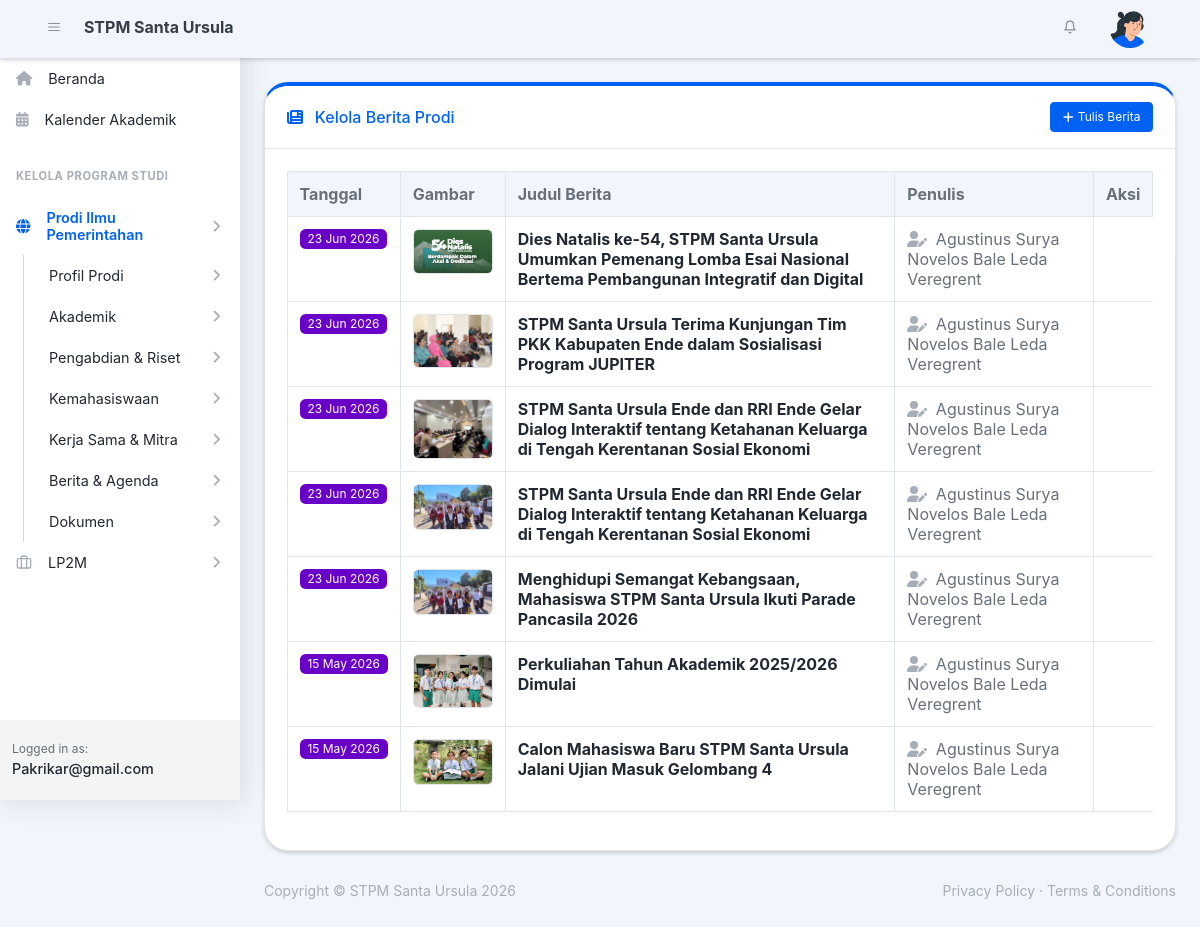
The page /index.php?module=prodi_pemerintahan&act=berita (signed in) on the database its author committed.
### tables this page shows
CREATE TABLE `prodi_berita` (
  `id` int(11) NOT NULL,
  `prodi` varchar(50) NOT NULL,
  `judul` varchar(255) NOT NULL,
  `konten` longtext NOT NULL,
  `unit_kategori` varchar(50) DEFAULT NULL,
  `penulis` varchar(100) NOT NULL,
  `tanggal_publikasi` date NOT NULL,
  `gambar_thumbnail` varchar(255) DEFAULT NULL,
  `status` enum('Publish','Draft') DEFAULT 'Publish',
  `updated_at` timestamp NOT NULL DEFAULT current_timestamp() ON UPDATE current_timestamp()
);

### modul/kelola_prodi/berita_data.php (the view, shortened to what this page needs)
<?php
$query = $koneksi->query("SELECT * FROM prodi_berita WHERE prodi = '$module_url' ORDER BY id DESC");
?>
<div class="container-xl px-4 mt-4">
    <div class="card shadow-sm border-top-lg border-top-primary">
        <div class="card-header bg-white d-flex justify-content-between align-items-center">
            <span class="fw-bold text-primary"><i class="fas fa-newspaper me-2"></i> Kelola Berita Prodi</span>
            <a href="index.php?module=<?= $module_url ?>&act=tambah_berita" class="btn btn-sm btn-primary">
                <i class="fas fa-plus me-1"></i> Tulis Berita
            </a>
        </div>
        <div class="card-body table-responsive">
            <table class="table table-bordered table-hover">
                <thead class="bg-light">
                    <tr>
                        <th width="12%">Tanggal</th>
                        <th>Gambar</th>
                        <th width="45%">Judul Berita</th>
                        <th>Penulis</th>
                        <th>Aksi</th>
                    </tr>
                </thead>
                <tbody>
                    <?php while($row = $query->fetch_assoc()): ?>
                    <tr>
                        <td><span class="badge bg-secondary"><?= date('d M Y', strtotime($row['tanggal_publikasi'])) ?></span></td>
                        <td>
                            <?php if(!empty($row['gambar_thumbnail'])): ?>
                                <img src="uploads/prodi/berita/<?= $row['gambar_thumbnail'] ?>" width="80" class="rounded border">
                            <?php else: ?>
                                <span class="small text-muted">No Image</span>
                            <?php endif; ?>
                        </td>
                        <td><strong class="text-dark"><?= htmlspecialchars($row['judul']) ?></strong></td>
                        <td><i class="fas fa-user-edit text-muted me-1"></i> <?= htmlspecialchars($row['penulis']) ?></td>
                    </tr>
                    <?php endwhile; ?>
                </tbody>
            </table>
        </div>
    </div>
</div>

### index.php (shortened to what this page needs)
<!DOCTYPE html>
<html lang="id">
<head>
    <link href="https://cdn.jsdelivr.net/npm/simple-datatables@latest/dist/style.css" rel="stylesheet" />
    <link href="/FINAL/css/style2.css" rel="stylesheet" />
    <link rel="stylesheet" href="https://cdn.datatables.net/1.13.4/css/dataTables.bootstrap5.min.css">
    <link rel="stylesheet" href="https://cdn.datatables.net/buttons/2.3.6/css/buttons.bootstrap5.min.css">
</head>
<body class="nav-fixed bg-light">
    <nav class="topnav navbar navbar-expand-lg navbar-light bg-light shadow-sm" id="sidenavAccordion">
        <div class="container-fluid px-4 bg-light mb-1">
            <button class="btn btn-icon btn-transparent-dark order-1 order-lg-0 me-2 ms-lg-2 me-lg-0" id="sidebarToggle">
                <i data-feather="menu"></i>
            </button>
            <a class="navbar-brand pe-3 ps-4 ps-lg-2" href="index.php">STPM Santa Ursula</a>
            <div class="collapse navbar-collapse" id="main_nav">
                <ul class="navbar-nav ms-auto align-items-center">
                    <li class="nav-item dropdown no-caret d-none d-sm-block me-3 dropdown-notifications">
                        <a class="btn btn-icon btn-transparent-dark dropdown-toggle" id="navbarDropdownAlerts" href="javascript:void(0);" role="button" data-bs-toggle="dropdown">
                            <i data-feather="bell"></i>
                        </a>
                    </li>
                    <li class="nav-item dropdown no-caret dropdown-user me-3 me-lg-4">
                        <a class="btn btn-icon btn-transparent-dark dropdown-toggle" id="navbarDropdownUserImage" href="javascript:void(0);" role="button" data-bs-toggle="dropdown">
                            <img class="img-fluid" src="/FINAL/assets/img/illustrations/profiles/profile-1.png" alt="User" />
                        </a>
                    </li>
                </ul>
            </div>
        </div>
    </nav>
    <div id="layoutSidenav">
        <div id="layoutSidenav_nav">
            <nav class="sidenav shadow-right sidenav-light">
                <div class="sidenav-menu">
                    <?php include "menu.php"; ?>
                </div>
                <div class="sidenav-footer">
                    <div class="sidenav-footer-content">
                        <div class="sidenav-footer-subtitle">Logged in as:</div>
                        <div class="sidenav-footer-title"><?php echo ucfirst($_SESSION['username']); ?></div>
                    </div>
                </div>
            </nav>
        </div>
        <div id="layoutSidenav_content">
            <main>
                <?php include "content.php"; ?>
            </main>
            <footer class="footer-admin mt-auto footer-light">
                <div class="container-xl px-4">
                    <div class="row">
                        <div class="col-md-6 small">Copyright &copy; STPM Santa Ursula <?php echo date('Y'); ?></div>
                        <div class="col-md-6 text-md-end small">
                            <a href="#!">Privacy Policy</a> &middot; <a href="#!">Terms &amp; Conditions</a>
                        </div>
                    </div>
                </div>
            </footer>
        </div>
    </div>
</body>
</html>

### menu.php (shortened to what this page needs)
<?php
$mod = $_GET['module'] ?? '';
$user_roles = $_SESSION['roles'] ?? [];
$is_super_admin = in_array('admin', $user_roles) || in_array('operator_sistem', $user_roles) || in_array('staf_it_admin', $user_roles);
$is_dosen_pem   = in_array('dosen_pemerintahan', $user_roles) || in_array('staf_prodi_pemerintahan', $user_roles);
?>
<div class="nav accordion" id="accordionSidenav">
    <a class="nav-link <?php echo ($mod == 'beranda' || $mod == '') ? 'active' : ''; ?>" href="index.php?module=beranda">
        <div class="nav-link-icon"><i class="fa fa-home"></i></div>
        Beranda
    </a>
    <?php if (!empty($user_roles)): ?>
        <a class="nav-link <?php echo ($mod == 'kalender_admin') ? 'active' : ''; ?>" href="index.php?module=kalender_admin">
            <div class="nav-link-icon"><i class="fas fa-calendar-alt"></i></div>
            Kalender Akademik
        </a>
        <?php if ($is_dosen_pem && !$is_super_admin): ?>
            <div class="sidenav-menu-heading">Kelola Program Studi</div>
            <?php
                $nama_prodi = "Ilmu Pemerintahan";
                $link_prodi = "prodi_pemerintahan";
                $collapse_id = "collapsePem";
                include 'modul/menu_partials/menu_prodi_dinamis.php';
            ?>
        <?php endif; ?>
        <?php
        if (in_array('staf_lp2m', $user_roles) || $is_super_admin):
            if (file_exists('modul/menu_partials/menu_lp2m.php')) include 'modul/menu_partials/menu_lp2m.php';
        endif;
        ?>
    <?php endif;  ?>
</div>

### modul/menu_partials/menu_prodi_dinamis.php (shortened to what this page needs)
<a class="nav-link collapsed <?= ($mod == $link_prodi) ? 'active' : '' ?>" href="javascript:void(0);" data-bs-toggle="collapse" data-bs-target="#<?= $collapse_id ?>" aria-expanded="<?= ($mod == $link_prodi) ? 'true' : 'false' ?>" aria-controls="<?= $collapse_id ?>">
    <div class="nav-link-icon"><i class="fas fa-globe"></i></div>
    Prodi <?= $nama_prodi ?>
    <div class="sidenav-collapse-arrow"><i class="fas fa-angle-down"></i></div>
</a>
<div class="collapse <?= ($mod == $link_prodi) ? 'show' : '' ?>" id="<?= $collapse_id ?>" data-bs-parent="#accordionSidenav">
    <nav class="sidenav-menu-nested nav accordion" id="accordion<?= $collapse_id ?>">
        <a class="nav-link collapsed" href="javascript:void(0);" data-bs-toggle="collapse" data-bs-target="#profil_<?= $collapse_id ?>" aria-expanded="false" aria-controls="profil_<?= $collapse_id ?>">
            Profil Prodi
            <div class="sidenav-collapse-arrow"><i class="fas fa-angle-down"></i></div>
        </a>
        <a class="nav-link collapsed" href="javascript:void(0);" data-bs-toggle="collapse" data-bs-target="#akademik_<?= $collapse_id ?>" aria-expanded="false" aria-controls="akademik_<?= $collapse_id ?>">
            Akademik
            <div class="sidenav-collapse-arrow"><i class="fas fa-angle-down"></i></div>
        </a>
        <a class="nav-link collapsed" href="javascript:void(0);" data-bs-toggle="collapse" data-bs-target="#riset_<?= $collapse_id ?>" aria-expanded="false" aria-controls="riset_<?= $collapse_id ?>">
            Pengabdian & Riset
            <div class="sidenav-collapse-arrow"><i class="fas fa-angle-down"></i></div>
        </a>
        <a class="nav-link collapsed" href="javascript:void(0);" data-bs-toggle="collapse" data-bs-target="#kema_<?= $collapse_id ?>" aria-expanded="false" aria-controls="kema_<?= $collapse_id ?>">
            Kemahasiswaan
            <div class="sidenav-collapse-arrow"><i class="fas fa-angle-down"></i></div>
        </a>
        <a class="nav-link collapsed" href="javascript:void(0);" data-bs-toggle="collapse" data-bs-target="#mitra_<?= $collapse_id ?>" aria-expanded="false" aria-controls="mitra_<?= $collapse_id ?>">
            Kerja Sama & Mitra
            <div class="sidenav-collapse-arrow"><i class="fas fa-angle-down"></i></div>
        </a>
        <a class="nav-link collapsed" href="javascript:void(0);" data-bs-toggle="collapse" data-bs-target="#berita_<?= $collapse_id ?>" aria-expanded="false" aria-controls="berita_<?= $collapse_id ?>">
            Berita & Agenda
            <div class="sidenav-collapse-arrow"><i class="fas fa-angle-down"></i></div>
        </a>
        <a class="nav-link collapsed" href="javascript:void(0);" data-bs-toggle="collapse" data-bs-target="#dokumen_<?= $collapse_id ?>" aria-expanded="false" aria-controls="dokumen_<?= $collapse_id ?>">
            Dokumen
            <div class="sidenav-collapse-arrow"><i class="fas fa-angle-down"></i></div>
        </a>
    </nav>
</div>

### modul/menu_partials/menu_lp2m.php (shortened to what this page needs)
<a
    class="nav-link collapsed"
    href="javascript:void(0);"
    data-bs-toggle="collapse"
    data-bs-target="#collapseLP2M"
    aria-expanded="false"
    aria-controls="collapseLP2M"
>
    <div class="nav-link-icon"><i data-feather="briefcase"></i></div>
    LP2M
    <div class="sidenav-collapse-arrow"><i class="fas fa-angle-down"></i></div>
</a>

### content.php (shortened to what this page needs)
<?php
if (!isset($_SESSION['roles']) || empty($_SESSION['roles'])) {
    $module = $_GET['module'] ?? 'beranda';
    $public_routes = [
        'beranda' => 'modul/publik/beranda.php',
        'tentang' => 'modul/publik/tentang.php',
        'kontak'  => 'modul/publik/kontak.php',
        'login'   => 'login.php'
    ];
    if (array_key_exists($module, $public_routes)) {
        if ($module == 'login') { header("Location: login.php"); exit; }
        if (file_exists($public_routes[$module])) {
            include $public_routes[$module];
        } else {
            echo "<div class='alert alert-danger'>Halaman publik belum dibuat: $module</div>";
        }
    } else {
        include 'modul/publik/beranda.php';
    }
} else {
    $role_to_folder_map = [
        'admin'                   => 'admin',
        'operator_sistem'         => 'admin',
        'staf_it_admin'           => 'admin',
        'dosen_pemerintahan'      => 'kelola_prodi',
        'dosen_sosiatri'          => 'kelola_prodi',
        'staf_lp2m'               => 'lp2m',
        'staf_lpm'                => 'lpm',
        'staf_perpustakaan'       => 'perpustakaan',
        'staf_sekretariat'        => 'sekretariat',
        'staf_prodi_pemerintahan' => 'kelola_prodi',
        'staf_prodi_sosiatri'     => 'kelola_prodi',
        'staf_kemahasiswaan'      => 'kemahasiswaan',
        'staf_dosen'              => 'sekretariat',
        'kalender_admin'          => 'kalender_crud_admin',
    ];
    $user_roles = $_SESSION['roles'];
    $is_super_admin = in_array('admin', $user_roles) || in_array('operator_sistem', $user_roles) || in_array('staf_it_admin', $user_roles);
    $allowed_folders = [];
    foreach ($user_roles as $role) {
        if (isset($role_to_folder_map[$role])) {
            $folder = $role_to_folder_map[$role];
            if (!in_array($folder, $allowed_folders)) {
                $allowed_folders[] = $folder;
            }
        }
    }
    $user_default_folder = $allowed_folders[0];
    $url_segment = $_GET['module'] ?? '';
    $virtual_modules = [
        'prodi_pemerintahan' => 'kelola_prodi',
        'prodi_sosiatri'     => 'kelola_prodi',
        'kalender_admin'     => 'kalender_crud_admin'
    ];
    $physical_folder = $virtual_modules[$url_segment] ?? $url_segment;
    $target_folder = '';
    if (empty($url_segment)) {
        $target_folder = $user_default_folder;
    }
    elseif (is_dir("modul/" . $physical_folder) && ($is_super_admin || in_array($physical_folder, $allowed_folders))) {
        $target_folder = $physical_folder;
    }
    else {
        $target_folder = $user_default_folder;
        $_GET['act'] = $url_segment;
    }
    $can_access = $is_super_admin || in_array($target_folder, $allowed_folders);
    $path_to_module = "modul/" . $target_folder . "/index.php";
    if ($can_access) {
        if (file_exists($path_to_module)) {
            include $path_to_module;
        } else {
            echo "<div class='alert alert-danger mt-4'>
                    <strong>Error 404:</strong> Modul belum tersedia.<br>
                    Target Fisik: $target_folder<br>
                    Path: $path_to_module
                  </div>";
        }
    } else {
        include "modul/403.php";
    }
}
?>

### modul/kelola_prodi/index.php (shortened to what this page needs)
<?php
$act = $_GET['act'] ?? 'dashboard';
if (isset($_GET['module'])) {
    $module_url = $_GET['module'];
}
switch ($act) {
    case 'berita':
        if (file_exists('modul/kelola_prodi/berita_data.php')) include 'modul/kelola_prodi/berita_data.php';
        break;
}
?>

### rows shown on the page
prodi_berita: tanggal_publikasi "23 Jun 2026", gambar_thumbnail (picture), judul "Dies Natalis ke-54, STPM Santa Ursula Umumkan Pemenang Lomba Esai Nasional Bertema Pembangunan Integratif dan Digital", penulis "Agustinus Surya Novelos Bale Leda Veregrent"
prodi_berita: tanggal_publikasi "23 Jun 2026", gambar_thumbnail (picture), judul "STPM Santa Ursula Terima Kunjungan Tim PKK Kabupaten Ende dalam Sosialisasi Program JUPITER", penulis "Agustinus Surya Novelos Bale Leda Veregrent"
prodi_berita: tanggal_publikasi "23 Jun 2026", gambar_thumbnail (picture), judul "STPM Santa Ursula Ende dan RRI Ende Gelar Dialog Interaktif tentang Ketahanan Keluarga di Tengah Kerentanan Sosial Ekonomi", penulis "Agustinus Surya Novelos Bale Leda Veregrent"
prodi_berita: tanggal_publikasi "23 Jun 2026", gambar_thumbnail (picture), judul "STPM Santa Ursula Ende dan RRI Ende Gelar Dialog Interaktif tentang Ketahanan Keluarga di Tengah Kerentanan Sosial Ekonomi", penulis "Agustinus Surya Novelos Bale Leda Veregrent"
prodi_berita: tanggal_publikasi "23 Jun 2026", gambar_thumbnail (picture), judul "Menghidupi Semangat Kebangsaan, Mahasiswa STPM Santa Ursula Ikuti Parade Pancasila 2026", penulis "Agustinus Surya Novelos Bale Leda Veregrent"
prodi_berita: tanggal_publikasi "15 May 2026", gambar_thumbnail (picture), judul "Perkuliahan Tahun Akademik 2025/2026 Dimulai", penulis "Agustinus Surya Novelos Bale Leda Veregrent"
prodi_berita: tanggal_publikasi "15 May 2026", gambar_thumbnail (picture), judul "Calon Mahasiswa Baru STPM Santa Ursula Jalani Ujian Masuk Gelombang 4", penulis "Agustinus Surya Novelos Bale Leda Veregrent"

### other values the page prints
$nama_prodi "Ilmu Pemerintahan"
$_SESSION['username'] "Pakrikar@gmail.com"
